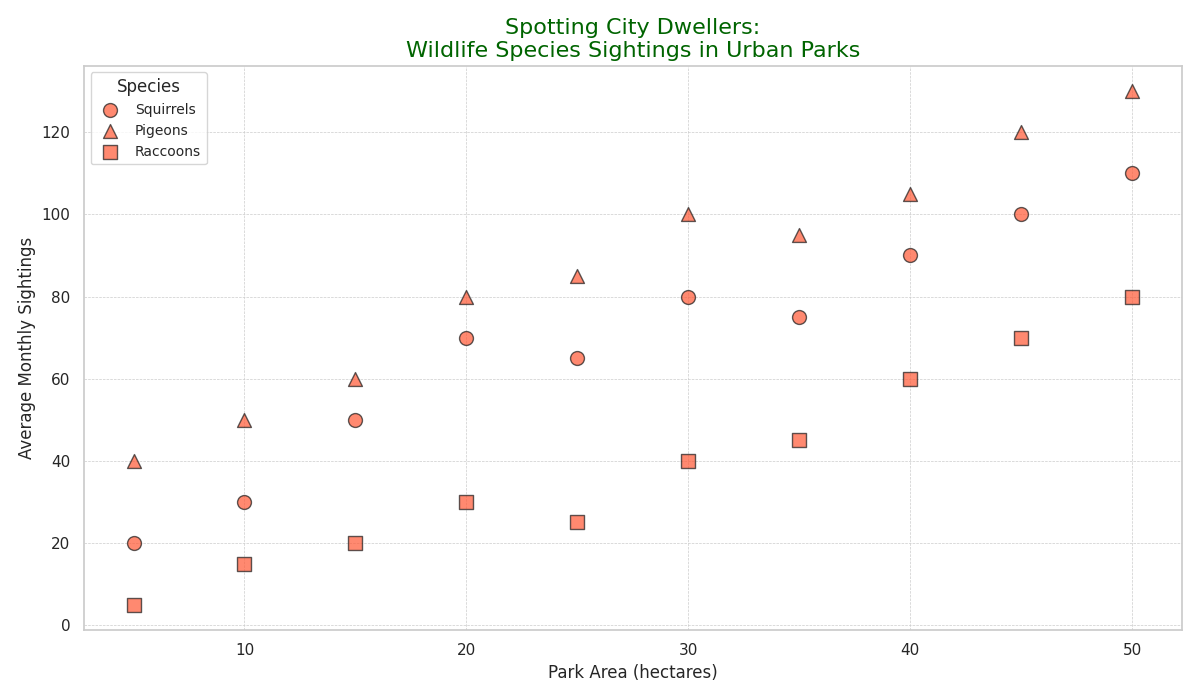

Python code for this plot:
import matplotlib.pyplot as plt
import numpy as np

# Data: Number of sightings (Y-axis) vs. Park area in hectares (X-axis)
park_areas = np.array([5, 10, 15, 20, 25, 30, 35, 40, 45, 50])

# Average monthly sightings of different species in urban parks
species_data = {
    'Squirrels': {
        'sightings': [20, 30, 50, 70, 65, 80, 75, 90, 100, 110],
        'marker': 'o',
    },
    'Pigeons': {
        'sightings': [40, 50, 60, 80, 85, 100, 95, 105, 120, 130],
        'marker': '^',
    },
    'Raccoons': {
        'sightings': [5, 15, 20, 30, 25, 40, 45, 60, 70, 80],
        'marker': 's',
    },
}

# Define a single color for all data groups
consistent_color = '#FF5733'

# Plotting the data
plt.figure(figsize=(12, 7))

for species, data in species_data.items():
    plt.scatter(park_areas, data['sightings'], label=species, marker=data['marker'],
                color=consistent_color, s=100, alpha=0.7, edgecolors='k')

# Labeling the axes and the chart
plt.title('Spotting City Dwellers:\nWildlife Species Sightings in Urban Parks', fontsize=16, color='darkgreen')
plt.xlabel('Park Area (hectares)', fontsize=12)
plt.ylabel('Average Monthly Sightings', fontsize=12)

# Adding grid and legend
plt.grid(True, linestyle='--', linewidth=0.5)
plt.legend(title='Species', fontsize=10)

# Enhancing layout to prevent text overlap
plt.tight_layout()

# Show the plot
plt.show()
